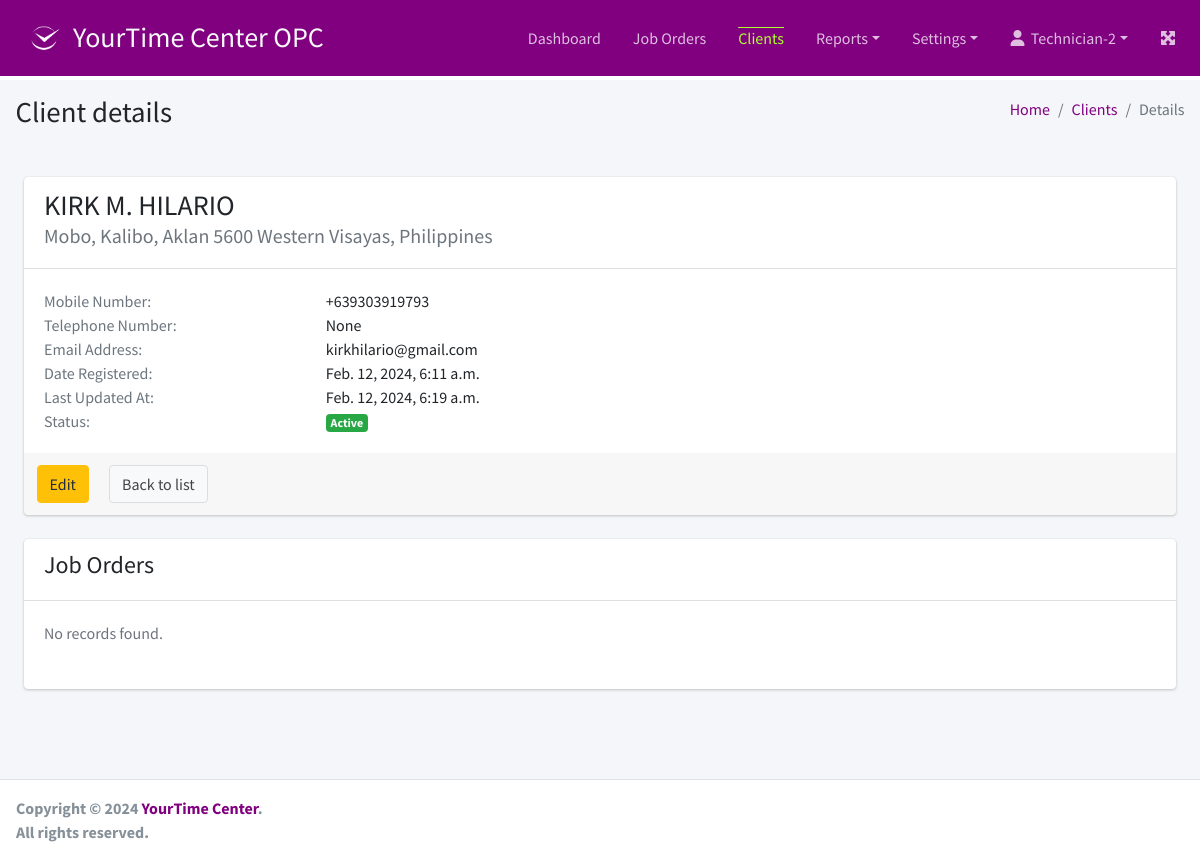
The app's page /client/1/detail (signed in) with its own data.
### client/models.py (models this page shows, shortened)
class Client(models.Model):
    name = models.CharField(
        _("Name"),
        max_length=254,
        null=False, blank=False
    )
    address = models.TextField()
    mob_num = models.CharField(
        _("Mobile Number"),
        max_length=100,
        null=False, blank=False)
    tel_num = models.CharField(
        _("Telephone Number"),
        max_length=100,
        null=True, blank=True)
    email = models.EmailField(
        _("Email Address"),
        max_length=254,
        null=True, blank=True)
    created_at = models.DateTimeField(auto_now_add=True)
    updated_at = models.DateTimeField(auto_now=True)
    is_active = models.BooleanField(default=True)

### client/views.py (the view)
@method_decorator(login_required, name='dispatch')
class ClientDetailView(DetailView):
    model = Client
    template_name = "client/client_detail.html"
    context_object_name = 'client'

### templates/client/client_detail.html (shortened to what this page needs)
{% extends '../base.html' %}
{% load static %}
{% load humanize %}
{% load form_tags %}
{% block page_title %}Client details{% endblock page_title %}
{% block breadcrumb %}
    <li class="breadcrumb-item"><a href="{% url 'dashboard' %}">Home</a></li>
    <li class="breadcrumb-item"><a href="{% url 'client_list' %}">Clients</a></li>
    <li class="breadcrumb-item active">Details</li>
{% endblock breadcrumb %}
{% block main_content %}
    <div class="card m-4">
        <div class="card-header">
            <h3>{{ client.name }}</h3>
            <h5 class="card-subtitle mb-2 text-muted">{{ client.address }}</h5>
        </div>
        <div class="card-body">
            <div class="row">
                <div class="col-lg-3 col-sm-6">
                    <p class="card-text text-muted">Mobile Number:</p>
                </div>
                <div class="col-lg-3 col-sm-6">
                    <p class="card-text">{{ client.mob_num }}</p>
                </div>
            </div>
            <div class="row">
                <div class="col-lg-3 col-sm-6">
                    <p class="card-text text-muted">Telephone Number:</p>
                </div>
                <div class="col-lg-3 col-sm-6">
                    <p class="card-text">{{ client.tel_num }}</p>
                </div>
            </div>
            <div class="row">
                <div class="col-lg-3 col-sm-6">
                    <p class="card-text text-muted">Email Address:</p>
                </div>
                <div class="col-lg-3 col-sm-6">
                    <p class="card-text">{{ client.email }}</p>
                </div>
            </div>
            <div class="row">
                <div class="col-lg-3 col-sm-6">
                    <p class="card-text text-muted">Date Registered:</p>
                </div>
                <div class="col-lg-3 col-sm-6">
                    <p class="card-text">{{ client.created_at }}</p>
                </div>
            </div>
            <div class="row">
                <div class="col-lg-3 col-sm-6">
                    <p class="card-text text-muted">Last Updated At:</p>
                </div>
                <div class="col-lg-3 col-sm-6">
                    <p class="card-text">{{ client.updated_at }}</p>
                </div>
            </div>
            <div class="row">
                <div class="col-lg-3 col-sm-6">
                    <p class="card-text text-muted">Status:</p>
                </div>
                <div class="col-lg-3 col-sm-6">
                    <p class="card-text">
                        {% if client.is_active %}
                            <span class="badge badge-success">Active</span>
                        {% else %}
                            <span class="badge badge-danger">Inactive</span>
                        {% endif %}
                    </p>
                </div>
            </div>
        </div>
        <div class="card-footer">
            <div class="row">
                <a href="{% url 'edit_client' client.pk %}" class="btn btn-warning card-link">Edit</a>
                <a href="{% url 'client_list' %}" class="btn btn-default card-link">Back to list</a>
            </div>
        </div>
    </div>
    <div class="card m-4">
        <div class="card-header">
            <h4>Job Orders</h3>
        </div>
        <div class="card-body">
            <div class="row mb-2">
                <div class="col-12">
                    <p class="card-text"><span class="text-muted">No records found.</span>
                    </p>
                </div>
            </div>
        </div>
    </div>
{% endblock main_content %}

### templates/includes/topmenu.html (shortened to what this page needs)
        <li class="nav-item my-auto">
            <a href="{% url 'dashboard' %}" class="nav-link" id="menu_dashboard">Dashboard</a>
        </li>
        <li class="nav-item my-auto">
            <a href="{% url 'jo_list' %}" class="nav-link" id="menu-jo">Job Orders</a>
        </li>
        <li class="nav-item my-auto">
            <a href="{% url 'client_list' %}" class="nav-link" id="menu-clients">Clients</a>
        </li>
        <li class="nav-item dropdown my-auto" id="menu-reports">
            <a id="dropdownReports" href="#" data-toggle="dropdown" aria-haspopup="true" aria-expanded="false" class="nav-link dropdown-toggle">Reports</a>
        </li>
        <li class="nav-item dropdown my-auto" id="menu-settings">
            <a id="dropdownSettings" href="#" data-toggle="dropdown" aria-haspopup="true" aria-expanded="false" class="nav-link dropdown-toggle">Settings</a>
        </li>
        <li class="nav-item dropdown my-auto" id="menu-account">
            <a id="dropdownAccount" href="#" data-toggle="dropdown" aria-haspopup="true" aria-expanded="false" class="nav-link dropdown-toggle"><i class="fa fa-user" aria-hidden="true"></i>&nbsp;&nbsp;{{ request.user.username|title }}</a>
        </li>

### static/css/style.css (style rules this page uses)
body { --primary-color: #800080; --secondary-color: #ADFF2F; }
a { color: var(--primary-color); }
.nav-link.active { color: var(--secondary-color) !important; text-decoration: overline; background-color: var(--primary-color) !important; }

### records on screen
Client: name "KIRK M. HILARIO", address "Mobo, Kalibo, Aklan 5600 Western Visayas, Philippines", mob_num "+639303919793", tel_num "None", email "kirkhilario@gmail.com", created_at "Feb. 12, 2024, 6:11 a.m.", updated_at "Feb. 12, 2024, 6:19 a.m."

### other values on screen
{{ request.user.username|title }} "Technician-2"
